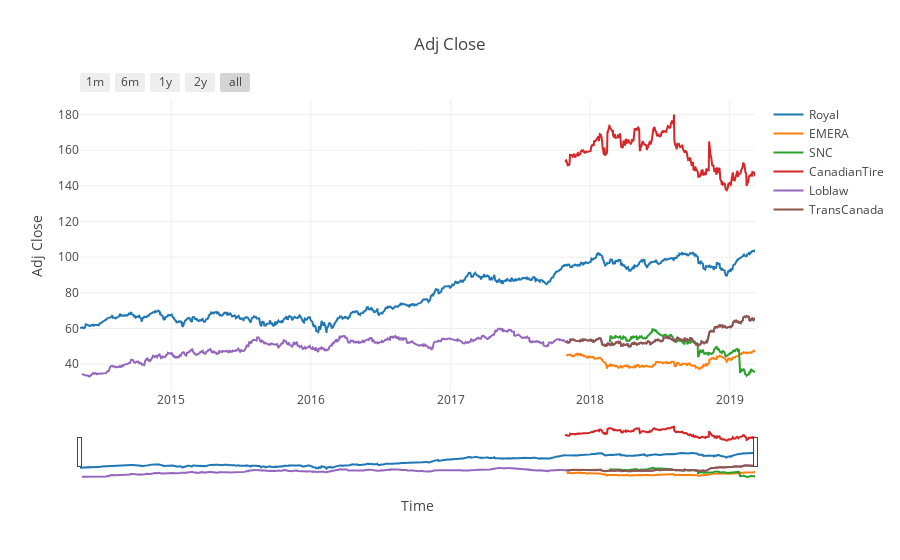

This figure's notebook cell:
### Markdown cell above
### Portfolio performance plots

### Code cell
plot_AssetDataVsDates(myP,'Adj Close')

### Figure 1 — Plotly figure (JSON) as saved in the notebook; plotly's stock layout.template omitted (floating-point values rounded to 4 significant figures; data arrays with more than 128 entries replaced by an {"elided": "..."} marker saying what was removed)
{"data": [{"mode": "lines", "name": "Royal", "type": "scatter", "uid": "45bee338-013e-42e1-b5d6-860e00009427", "x": {"elided": "1213 str values"}, "y": {"elided": "1213 float values"}}, {"mode": "lines", "name": "EMERA", "type": "scatter", "uid": "47851a2b-1cfb-410f-813b-8b6614c1d2db", "x": {"elided": "340 str values"}, "y": {"elided": "340 float values"}}, {"mode": "lines", "name": "SNC", "type": "scatter", "uid": "c17251b7-9d94-4422-b530-a79f2b2f0b6f", "x": {"elided": "263 str values"}, "y": {"elided": "263 float values"}}, {"mode": "lines", "name": "CanadianTire", "type": "scatter", "uid": "cd80e1a4-761d-4ca2-8dfb-60eb27119367", "x": {"elided": "342 str values"}, "y": {"elided": "342 float values"}}, {"mode": "lines", "name": "Loblaw", "type": "scatter", "uid": "73b3572e-f2d2-43b8-948b-128cbdb3fd41", "x": {"elided": "1210 str values"}, "y": {"elided": "1210 float values"}}, {"mode": "lines", "name": "TransCanada", "type": "scatter", "uid": "bce9b1e7-59f8-4895-812b-46518002e591", "x": {"elided": "340 str values"}, "y": {"elided": "340 float values"}}], "layout": {"title": "Adj Close", "xaxis": {"rangeselector": {"buttons": [{"count": 1, "label": "1m", "step": "month", "stepmode": "backward"}, {"count": 6, "label": "6m", "step": "month", "stepmode": "backward"}, {"count": 1, "label": "1y", "step": "year", "stepmode": "backward"}, {"count": 2, "label": "2y", "step": "year", "stepmode": "backward"}, {"step": "all"}]}, "rangeslider": {"visible": true}, "title": "Time", "type": "date"}, "yaxis": {"title": "Adj Close"}}}
